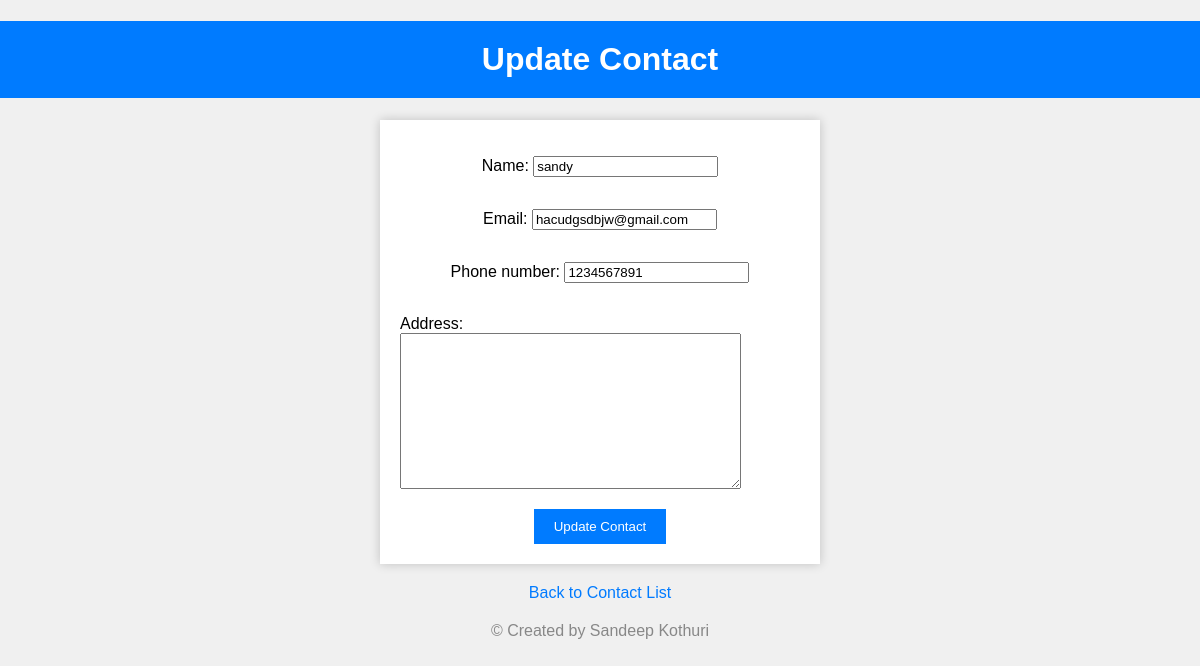
Screenshot of /update/6/ with the database file from the repository.
### contacts_app/models.py (models this page shows, shortened)
class Contact(models.Model):
    name = models.CharField(max_length=100, unique=True)
    email = models.EmailField(unique=True)
    phone_number = models.CharField(max_length=15, blank=True)
    address = models.TextField(blank=True)

### contacts_app/views.py (the view)
# urls.py: path('update/<int:pk>/', views.update_contact, name='update_contact'),
def update_contact(request, pk):
    contact = get_object_or_404(Contact, pk=pk)
    if request.method == 'POST':
        form = ContactForm(request.POST, instance=contact)
        if form.is_valid():
            form.save()
            return redirect('list_contacts')
    else:
        form = ContactForm(instance=contact)
    return render(request, 'contacts_pages/update_contacts.html', {'form': form})

### contacts_app/forms.py
class ContactForm(forms.ModelForm):
    class Meta:
        model = Contact
        fields = '__all__'  # Include all fields from your Contact model, or specify fields explicitly

### contacts_app/templates/contacts_pages/update_contacts.html (shortened to what this page needs)
<!DOCTYPE html>
<html>
<head>
<body>
    <h1>Update Contact</h1>
    <form method="post">
        {{ form.as_p }}
        <button type="submit">Update Contact</button>
    </form>
    <a href="{% url 'list_contacts' %}">Back to Contact List</a>
    <footer>
        <p>© Created by Sandeep Kothuri</p>
    </footer>
</body>
</html>

### contacts_app/templates/contacts_pages/update_contacts.html (style rules this page uses)
body { font-family: Arial, sans-serif; margin: 0; padding: 0; background-color: #f0f0f0; }
h1 { background-color: #007bff; color: white; padding: 20px; text-align: center; }
form { max-width: 400px; margin: 0 auto; padding: 20px; background-color: #ffffff; box-shadow: 0px 0px 10px rgba(0, 0, 0, 0.2); display: flex; flex-direction: column; align-items: center; }
form button { background-color: #007bff; color: white; padding: 10px 20px; border: none; cursor: pointer; }
a { display: block; text-align: center; margin-top: 20px; color: #007bff; text-decoration: none; }
footer { text-align: center; margin-top: 20px; color: #888; }

### rows the page displays
Contact: name "sandy", email "hacudgsdbjw@gmail.com", phone_number "1234567891"
